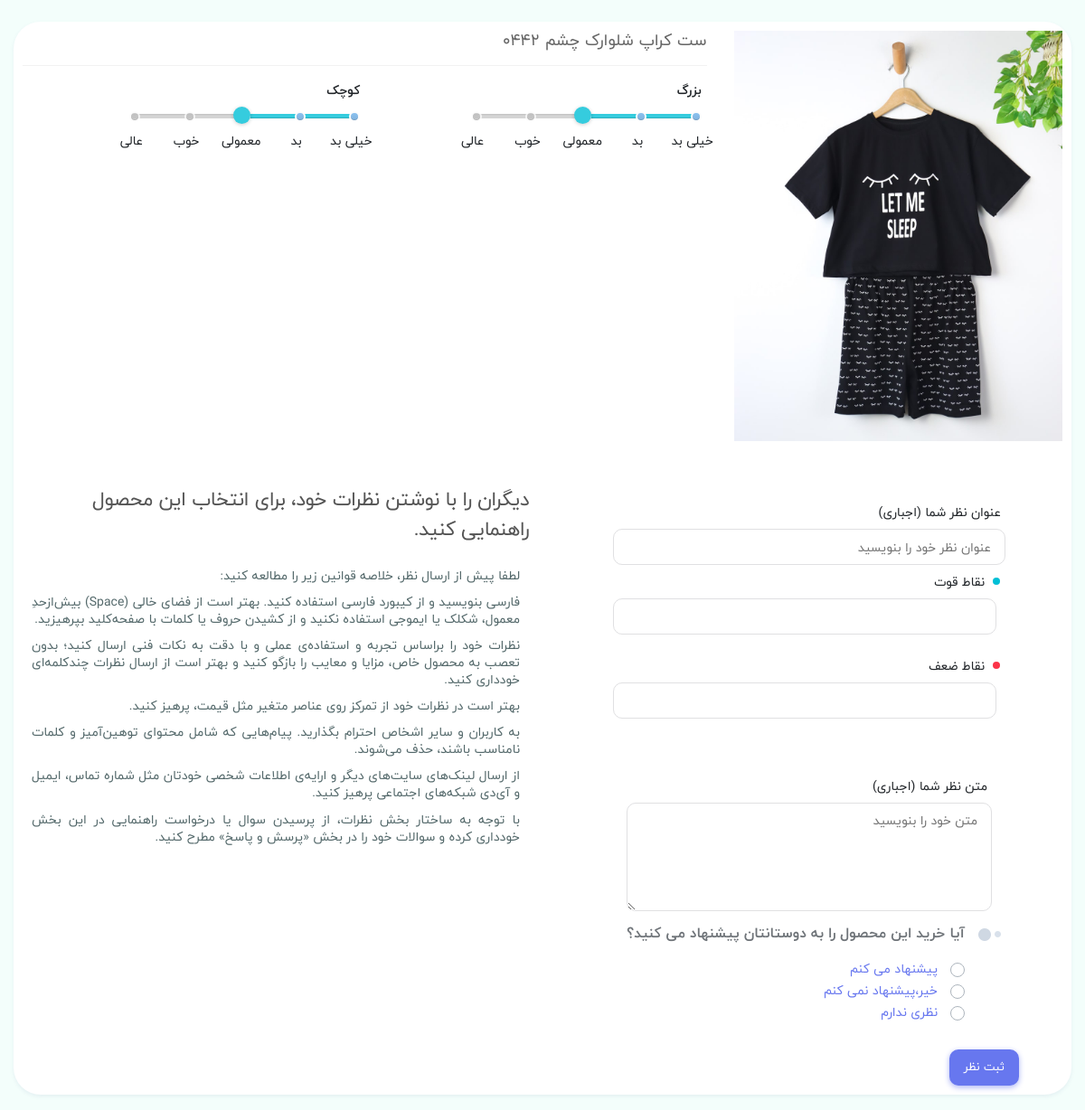
The page /product/comment/11 (signed in) on the database its author committed.
### eshop_product/models.py (models this page shows, shortened)
class Product(models.Model):
    STATUS = (
        ('True', "فعال"),
        ("False", "غیرفعال")
    )
    VARIANTS = (
        ('None', 'هیچ'),
        ('Size', 'سایز'),
        ('Color', 'رنگ'),
        ('Size-Color', 'سایزـ‌رنگ'),
    )
    category = models.ForeignKey(Category, on_delete=models.SET_NULL, null=True, verbose_name='دسته')
    brand = models.ForeignKey(Brand, on_delete=models.SET_NULL, blank=True, null=True, verbose_name='برند')
    title = models.CharField(max_length=200, verbose_name='عنوان فارسی')
    title_eng = models.CharField(max_length=150, blank=True, null=True, verbose_name='عنوان انگلیسی')
    keyword = models.CharField(max_length=250, verbose_name='کلمه کلیدی')
    variant = models.CharField(max_length=10, choices=VARIANTS, default='None', verbose_name='تنوع')
    description = models.CharField(max_length=300, verbose_name='توضیحات')
    image = models.ImageField(upload_to=upload_image_path, verbose_name='تصویر')
    price = models.IntegerField(verbose_name='قیمت')
    amount = models.IntegerField(verbose_name='تعداد')
    all_sale = models.IntegerField(default=0, verbose_name='تعداد فروش')
    view_count = models.BigIntegerField(default=0, verbose_name='تعداد بازدیدها')
    details = RichTextUploadingField(verbose_name='جزئيات محصول')
    analyze = RichTextUploadingField(blank=True, null=True, verbose_name='نقد و بررسی')
    status = models.CharField(max_length=50, choices=STATUS, verbose_name='وضعیت')
    slug = models.SlugField(verbose_name='عبارت لینک', null=False, unique=True, allow_unicode=True, max_length=200)
    creat_at = models.DateTimeField(auto_now_add=True, verbose_name='ایجاده شده در تاریخ')
    update_at = models.DateTimeField(auto_now=True, verbose_name='آپدیت شده در تاریخ')
    objects = ProductsManager()
    favourite = models.ManyToManyField(User, blank=True, verbose_name='علاقه‌مندی')
    class Meta:
        verbose_name = 'محصول'
        verbose_name_plural = 'محصولات'
    def price_th(self):
        return f"{self.price:,}"
    price_th.short_description = 'قیمت'
    def image_tag(self):
        return mark_safe('<img src="{}" height="50"/>'.format(self.image.url))
    image_tag.short_description = 'تصویر'
    def get_absolute_url(self):
        return reverse('product_detail', kwargs={'slug': self.slug, 'product_id': self.id})
    def fav_count(self):
        fav = User.objects.filter(product__exact=self.id)
        return fav.count()
    fav_count.short_description = 'تعداد علاقه‌مندان'

### eshop_attribute/models.py (models this page shows, shortened)
class AttrProduct(models.Model):
    product = models.ForeignKey(Product, on_delete=models.CASCADE, related_name='attrs', verbose_name='تگ')
    title = models.ForeignKey(Attrs, on_delete=models.CASCADE, verbose_name='عنوان ویژگی')
    rate = models.IntegerField(verbose_name='امتیاز', validators=[
        MaxValueValidator(5),
        MinValueValidator(1)
    ], default=3)
    slug = models.SlugField(verbose_name='عبارت لینک', null=False, allow_unicode=True, max_length=200)
    def titleAtr(self):
        return self.title.title
    titleAtr.short_description = 'ویژگی'
    class Meta:
        verbose_name = 'ویژگی‌ محصول'
        verbose_name_plural = 'ویژگی‌های محصولات'

class Attrs(models.Model):
    title = models.CharField(max_length=60, verbose_name='ویژگی')
    def __str__(self):
        return self.title
    class Meta:
        verbose_name = 'ویژگی'
        verbose_name_plural = 'ویژگی‌ها'

### eshop_comment/views.py (the view, shortened to what this page needs)
# urls.py: path('product/comment/<int:id>', comment_page, name='comment_product'),
@login_required(login_url='/login')
def comment_page(request, id):
    product = Product.objects.get_by_id(id)
    attrs = AttrProduct.objects.filter(product_id=id)
    comment_form = CommentForm(request.POST or None)
    context = {
        'comment_form': comment_form,
        'product': product,
        'attrs': attrs,
        'product_attrs': product_attrs
    }
    return render(request, 'comment_product/comment.html', context)

### eshop_comment/forms.py
class CommentForm(ModelForm):
    advantage = forms.CharField(widget=forms.MultipleHiddenInput(), required=False)
    disadvantage = forms.CharField(widget=forms.MultipleHiddenInput(), required=False)
    advice = forms.CharField(widget=forms.RadioSelect())
    class Meta:
        model = Comment
        fields = ['subject', 'comment', 'advantage', 'disadvantage', 'advice']

### eshop_product/models.py (called while the page is built)
    def get_by_id(self, product_id):
        qs = self.get_queryset().filter(id=product_id, status=True)
        if qs.count() == 1:
            return qs.first()
        else:
            return None

### eshop_comment/templates/comment_product/comment.html (shortened to what this page needs)
{% extends 'shared/_MainLayout.html' %}
{% load static %}
{% load humanize %}
{% block header_ref %}
    <link rel="stylesheet" href="{% static 'css/vendor/fancybox.min.css' %}">
    <link rel="stylesheet" href="{% static 'css/vendor/bootstrap-slider.min.css' %}">
{% endblock %}
{% block content %}
    <main class="main-content dt-sl mt-4 mb-3">
        <div class="container main-container">
            <div class="dt-sn mb-5 dt-sl">
                <div class="row">
                    <div class="col-lg-4 col-md-6 pb-5">
                        <div class="product-thumbnail text-center">
                            <a href="{{ product.get_absolute_url}}">
                                <img src="{{ product.image.url }}"
                                     class="img-fluid" alt="{{ product.keyword }}">
                            </a>
                        </div>
                    </div>
                    <div class="col-lg-8 col-md-6 pb-5">
                        <div class="product-info dt-sl">
                            <div class="product-title dt-sl">
                                <h1 class="mb-3">
                                    {{ product.title }}
                                </h1>
                            </div>
                            <div class="comments-product-attributes px-3 dt-sl">
                                <div class="row">
                                    {% for atr in attrs %}
                                        <div class="col-sm-6 col-12 mb-3">
                                            <form action="{% url 'product_attrs' product_id=product.id slug=atr.slug %}"
                                                  method="post" class="allforms">
                                                <div class="comments-product-attributes-title">{{ atr.title }}</div>
                                            </form>
                                        </div>
                                    {% endfor %}
                                </div>
                            </div>
                        </div>
                    </div>
                </div>
                <div class="row comments-add-col--content">
                    <div class="col-md-6 col-sm-12">
                        <div class="form-ui">
                            <div class="px-5">
                                <form method="post" class="allforms" action="{% url 'comment_product' id=product.id %}">
                                    <div class="row">
                                        <div class="col-12">
                                            <div class="form-row-title mb-2">عنوان نظر شما (اجباری)</div>
                                            <div class="form-row">
                                                <input type="text" name="subject" value=""
                                                       placeholder="عنوان نظر خود را بنویسید" class="input-ui pr-2"
                                                       required="" id="id_subject">
                                            </div>
                                        </div>
                                        <div class="col-12 form-comment-title--positive mt-2">
                                            <div class="form-row-title mb-2 pr-2">
                                                نقاط قوت
                                            </div>
                                            <div id="advantages" class="form-row">
                                                <div class="ui-input--add-point">
                                                    <input class="input-ui pr-2 ui-input-field" type="text"
                                                           id="advantage-input" autocomplete="off" value="">
                                                </div>
                                            </div>
                                        </div>
                                        <div class="col-12 form-comment-title--negative mt-2">
                                            <div class="form-row-title mb-2 pr-2">
                                                نقاط ضعف
                                            </div>
                                            <div id="disadvantages" class="form-row">
                                                <div class="ui-input--add-point">
                                                    <input class="input-ui pr-2 ui-input-field" type="text"
                                                           id="disadvantage-input" autocomplete="off" value="">
                                                </div>
                                            </div>
                                        </div>
                                    </div>
                                    <div class="col-12 mt-5">
                                        <div class="form-row-title mb-2">متن نظر شما (اجباری)</div>
                                        <div class="form-row">
                                        <textarea name="comment" cols="40" rows="5" placeholder="متن خود را بنویسید"
                                                  class="input-ui pr-2 pt-2" required="" id="id_comment"></textarea>
                                        </div>
                                    </div>
                                    <div class="col-12 mt-2 mb-2 px-0">
                                        <div class="product-offer-question">
                                            <div
                                                    class="section-title text-sm-title title-wide mb-1 no-after-title-wide">
                                                <h2 class="font-weight-bold">آیا خرید این محصول را به دوستانتان
                                                    پیشنهاد می کنید؟</h2>
                                            </div>
                                            <div class="product-offer-question-option">
                                                <div class="custom-control custom-radio">
                                                    <label class="custom-control-label" for="customRadio1">پیشنهاد
                                                        می کنم</label>
                                                </div>
                                                <div class="custom-control custom-radio">
                                                    <label class="custom-control-label"
                                                           for="customRadio2">خیر،پیشنهاد نمی کنم</label>
                                                </div>
                                                <div class="custom-control custom-radio">
                                                    <label class="custom-control-label" for="customRadio3">نظری
                                                        ندارم</label>
                                                </div>
                                            </div>
                                        </div>
                                    </div>
                                </form>
                                <div class="col-12 px-0">
                                    <button class="btn btn btn-primary px-3" id="allsubmit"
                                    >
                                        ثبت نظر
                                    </button>
                                </div>
                            </div>
                        </div>
                    </div>
                    <div class="col-md-6 col-sm-12">
                        <h3>دیگران را با نوشتن نظرات خود، برای انتخاب این محصول راهنمایی کنید.</h3>
                        <div class="desc-comment">
                            <p>لطفا پیش از ارسال نظر، خلاصه قوانین زیر را مطالعه کنید:</p>
                            <p>فارسی بنویسید و از کیبورد فارسی استفاده کنید. بهتر است از فضای خالی (Space)
                                بیش‌از‌حدِ معمول، شکلک یا ایموجی استفاده نکنید و از کشیدن حروف یا کلمات با
                                صفحه‌کلید بپرهیزید.</p>
                            <p>نظرات خود را براساس تجربه و استفاده‌ی عملی و با دقت به نکات فنی ارسال کنید؛
                                بدون
                                تعصب به محصول خاص، مزایا و معایب را بازگو کنید و بهتر است از ارسال نظرات
                                چندکلمه‌‌ای خودداری کنید.</p>
                            <p>بهتر است در نظرات خود از تمرکز روی عناصر متغیر مثل قیمت، پرهیز کنید.</p>
                            <p>به کاربران و سایر اشخاص احترام بگذارید. پیام‌هایی که شامل محتوای توهین‌آمیز و
                                کلمات نامناسب باشند، حذف می‌شوند.</p>
                            <p>از ارسال لینک‌های سایت‌های دیگر و ارایه‌ی اطلاعات شخصی خودتان مثل شماره تماس،
                                ایمیل و آی‌دی شبکه‌های اجتماعی پرهیز کنید.</p>
                            <p>با توجه به ساختار بخش نظرات، از پرسیدن سوال یا درخواست راهنمایی در این بخش
                                خودداری کرده و سوالات خود را در بخش «پرسش و پاسخ» مطرح کنید.</p>
                        </div>
                    </div>
                </div>
            </div>
        </div>
        </div>
{% endblock %}

### rows shown on the page
Product: image (picture), title "ست کراپ شلوارک چشم 0442"
AttrProduct: title "بزرگ"
AttrProduct: title "کوچک"
